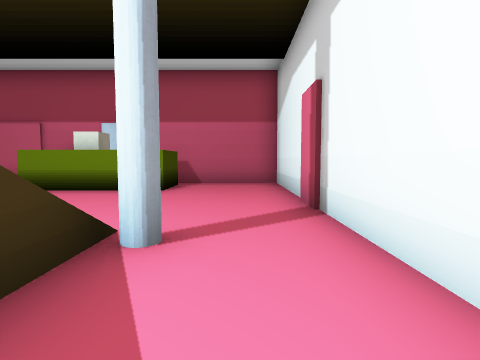
[1] (above)

12 first-person views from a walk through a Godot game level. The camera is 1.5 m above the floor, tilts 4° down and sees 80° across. The floor is counted in squares, 2 m on a side. Each view is taken from the middle of a square. On the plan, view 1 faces up. The plan holds only what a view shows up to about 10 squares ahead; the rest is blank. The place goes on beyond the plan. Some surface patterns are stand-ins.

[2]
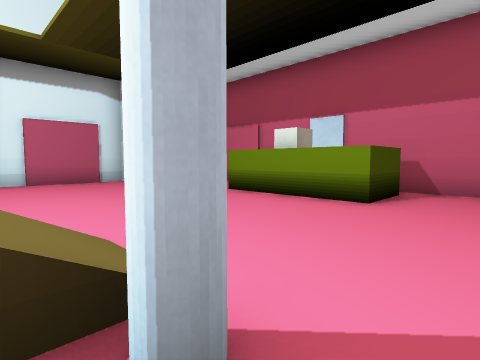

[3]
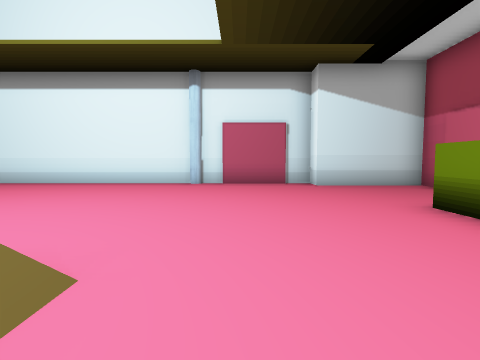

[4]
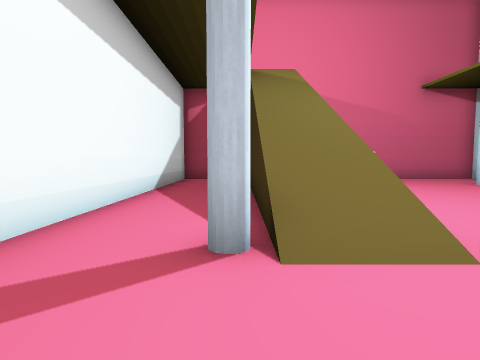

[5]
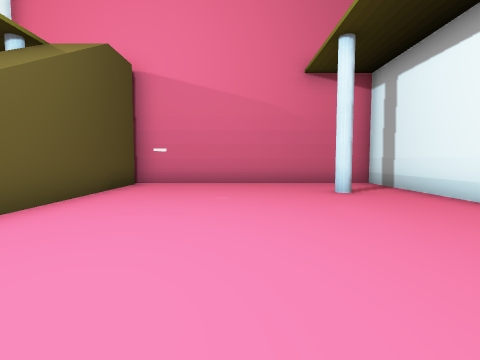

[6]
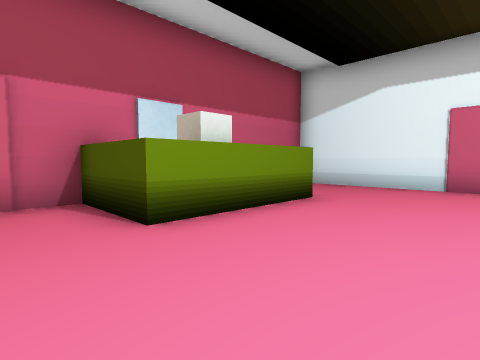

[7]
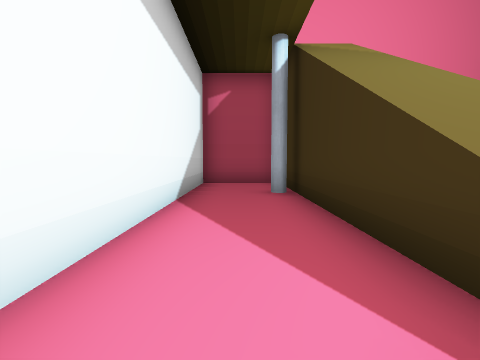

[8]
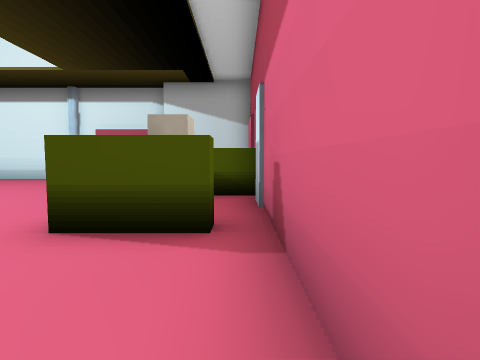

[9]
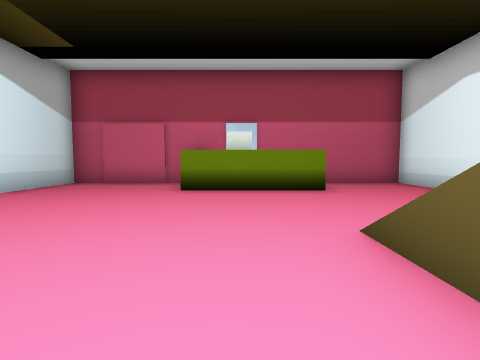

[10]
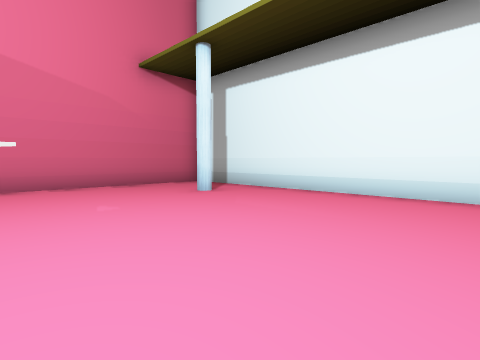

[11]
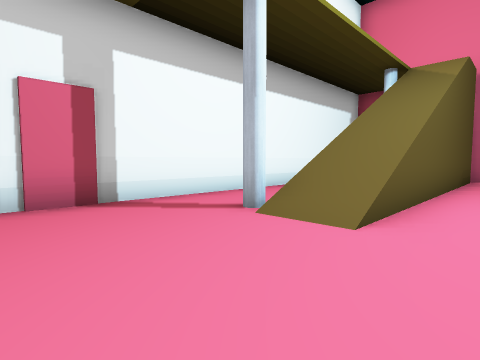

[12]
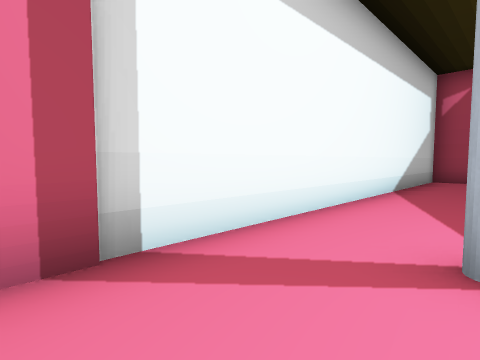

### Floor plan
Key: @ floor where view 1 was taken; # wall or solid block; . floor; / step, stairs or slope; D closed door; = window, fence, low wall or low ledge; B block.
Columns run from 11 left of view 1 to 2 right of it. Each row starts with its distance up from view 1.
 10  ##  ## ######
  9  #.DD.#D.....#
  8  #....#B.#...#
  7 ##....####...#
  6 #............#
  5 #D..........D#
  4 #D...........#
  3 #......../...#
  2 #......../=..#
  1 #......../...#
  0 #......../.@D#
 -1 #......../..D#
 -2 #......../...#
 -3 #......../...#
 -4 #..#...../#..#
 -5 #........ /..#
 -6 #........ /..#
 -7 ##############

Where each view was taken, in squares from view 1:
view 1: 0 up, 0 right, facing up
view 2: 2 up, 0 right, facing up-left
view 3: 4 up, 1 left, facing left
view 4: 5 up, 1 left, facing down
view 5: 3 up, 6 left, facing down
view 6: 4 up, 7 left, facing up-right
view 7: 3 up, 0 right, facing down
view 8: 9 up, 1 right, facing left
view 9: 0 up, 4 left, facing up
view 10: 2 up, 4 left, facing down-left
view 11: 6 up, 4 left, facing down-right
view 12: 5 up, 1 left, facing down-right
